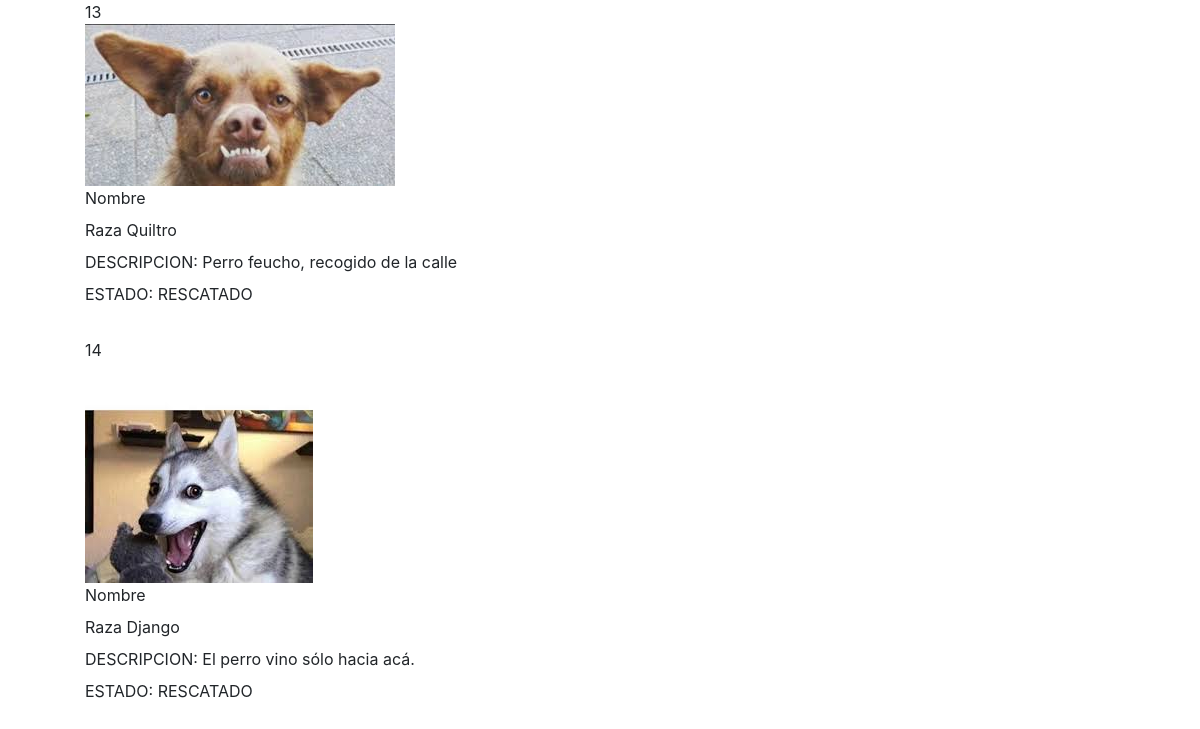
Screenshot of /galeria with the database file from the repository.
### registro/models.py (models this page shows)
class Mascotas(models.Model):
    fotografia = models.ImageField(upload_to = "Imagenes/")
    nombre_mascota = models.CharField(max_length = 20)
    raza_predominante = models.CharField(max_length = 20)
    descripcion = models.TextField()
    estado = models.CharField(max_length = 20)

### registro/views.py (the view)
# urls.py: path('galeria', views.galeria, name='galeria')
def galeria(request):
    return render(request, 'galeria.html',{'Listado_registro':Mascotas.objects.all()})

### registro/templates/galeria.html (shortened to what this page needs)
<!DOCTYPE html>
<html lang="en">
<head>
    {% load static %}
    <link rel="stylesheet" href="https://stackpath.bootstrapcdn.com/bootstrap/4.1.3/css/bootstrap.min.css"
>
    <link rel="stylesheet" href="https://maxcdn.bootstrapcdn.com/font-awesome/4.7.0/css/font-awesome.min.css">
    <link rel="stylesheet" href="{% static "css/estilos.css" %}" />
</head>
<body>
        <div class="container separador">
                <ul>
                    {% for elemento in Listado_registro %}
                         {{elemento.id}}
                         <br>
                         <img src="/media/{{elemento.fotografia}}" alt="error">
                         <br>
                         <label for="nombre"> Nombre </label>
                         <br>
                         <label for="raza"> Raza </label>
                         {{elemento.raza_predominante}}
                         <br>
                         <label for="text">DESCRIPCION:</label>
                         {{elemento.descripcion}}
                         <br>
                         <label for="text">ESTADO:</label>
                         {{elemento.estado}}
                         <br>
                         <br>
                     {% endfor %}
                </ul>
             </div>
</body>
</html>

### rows the page displays
Mascotas: id "13", fotografia (picture), raza_predominante "Quiltro", descripcion "Perro feucho, recogido de la calle", estado "RESCATADO"
Mascotas: id "14", fotografia (picture), raza_predominante "Django", descripcion "El perro vino sólo hacia acá.", estado "RESCATADO"
